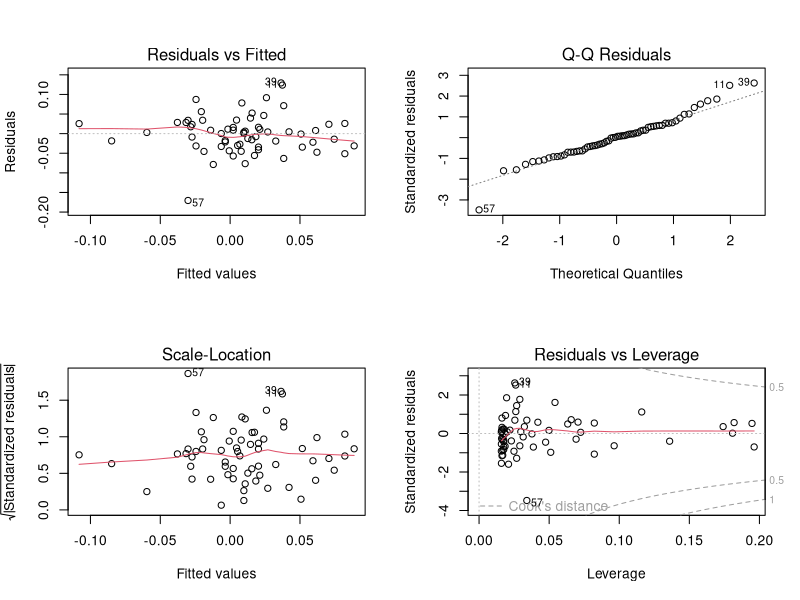

Source code (R):
# ITC Limited - corrected exploratory macro regression
# Sample: 64 supplied monthly return observations, May 2021-August 2026.
# September 2026 is excluded because the original report was dated 9 September 2026.
# RBI policy-rate change months were corrected against RBI publications.
# The supplied ITC/NIFTY returns are reproduced but underlying price observations
# and adjustment factors were not available for independent certification.

library(readr)
library(lmtest)
library(sandwich)

df <- read_csv("ITC_R_Regression_Data.csv", show_col_types = FALSE)

model <- lm(ITC_Return ~ Repo_Change + NIFTY_Return, data = df)

# HC1 robust covariance. df = Inf aligns p-values to the normal approximation
# used in the corrected workbook.
robust <- coeftest(model, vcov. = vcovHC(model, type = "HC1"), df = Inf)

print(summary(model))
print(robust)

# Reference outputs from the corrected dataset:
# N = 64
# R-squared = 0.368175
# Intercept = -0.000649
# Repo_Change = 0.112253
# NIFTY_Return = 0.951274
# HC1 robust SEs = 0.006457, 0.026771, 0.146506
# Normal-approx p-values = 0.919946, 0.00002753, 8.41e-11

png("ITC_regression_diagnostics.png", width = 1400, height = 1000)
par(mfrow = c(2, 2))
plot(model)
dev.off()
